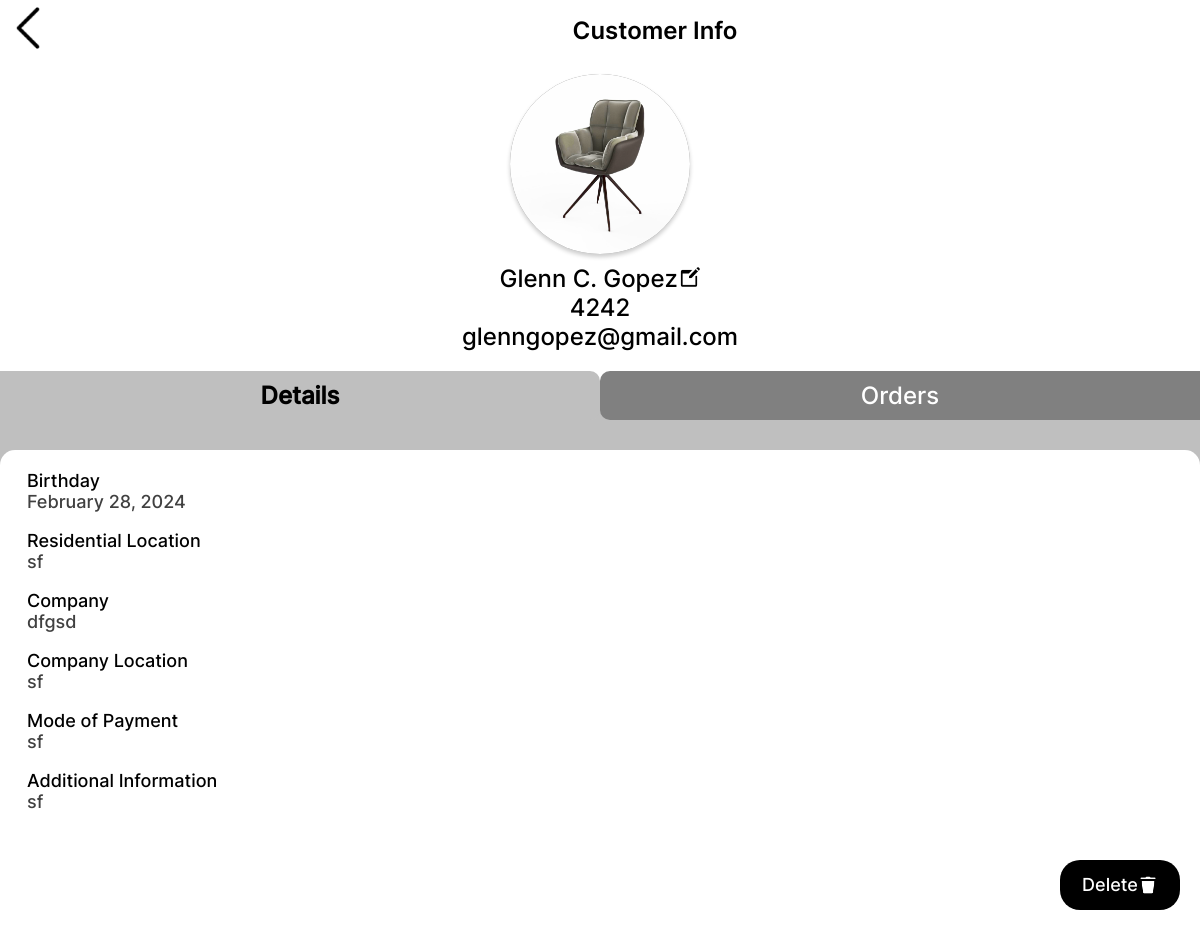
The app's page /customer.php?cust=1 (signed in) with its own data.
### tables this page shows
CREATE TABLE `customers` (
  `CUST_NUM` int(100) NOT NULL,
  `LAST_NAME` varchar(100) NOT NULL,
  `FIRST_NAME` varchar(100) NOT NULL,
  `MIDDLE_NAME` varchar(100) NOT NULL,
  `BIRTHDAY` date NOT NULL,
  `COMPANY` varchar(100) NOT NULL,
  `COMPANY_LOCATION` varchar(100) NOT NULL,
  `PHONE` varchar(15) NOT NULL,
  `EMAIL` varchar(100) NOT NULL,
  `RESIDENT_LOCATION` varchar(100) NOT NULL,
  `MODE_OF_PAY` varchar(20) NOT NULL,
  `ADD_INFO` varchar(200) NOT NULL,
  `IMG` varchar(100) NOT NULL
);

### customer.php (the view, shortened to what this page needs)
<?php require 'connectDB.php';
$cust_num = $_GET['cust'];
$data = "SELECT * FROM orders o
        JOIN customer_orders co ON o.ORDER_NUM = co.ORDER_NUM
        JOIN furnitures f ON co.FURNITURE_ID = f.FURNITURE_ID
        JOIN customers c ON o.CUST_NUM = c.CUST_NUM
        WHERE c.CUST_NUM = $cust_num";
$result = $connection->query($data);
if($result->num_rows > 0) {
    $row = $result->fetch_assoc();
    $customer = $row;
}
else {
    $data = "SELECT * FROM customers WHERE CUST_NUM = '$cust_num'";
    $result = $connection->query($data);
    $row = $result->fetch_assoc();
    $customer = $row;
}
?>
<!DOCTYPE html>
<html lang="en">
<head>
    <link rel="stylesheet" href="customer.css">
</head>
<body>
<nav class="site-nav grid">
    <a href="index.php"><img src="assets/img/Back.png" alt=""></a>
    <p>Customer Info</p>
</nav>
<section>
<?php
echo'<div class="primary">
    <img class="prof-img" src="assets/customer_img/' . $customer["IMG"] . '" alt="">
    <div class="name"><p>' . $customer["FIRST_NAME"]. " ". $customer["MIDDLE_NAME"][0] . ". ". $customer["LAST_NAME"] . '</p>
    <a href="customerEdit.php?cust='?><?php echo $cust_num ?>"><?php echo '
        <img class="icon" src="assets/img/edit.png" alt=""></a></div>
    <p>' . $customer["PHONE"] . '</p>
    <p>' . $customer["EMAIL"] . '</p>
</div>'
?>
</section>
<section class="addinfo">
    <div class="tabs-titles">
        <p id="detail" class="tab-title active-title">Details</p>
        <p id="order" class="tab-title">Orders</p>
    </div>
    <div class="contents-container">
    <div class="tab-contents  active-tab" id="details">
         <?php echo'
         <p class="subtitle">Birthday</p>
         <p class="info"> ' . date("F d, Y", strtotime($customer["BIRTHDAY"] )). '</p>
         <p class="subtitle">Residential Location</p>
         <p class="info">' . $customer["RESIDENT_LOCATION"] . '</p>
         <p class="subtitle">Company</p>
         <p class="info">' . $customer["COMPANY"] . '</p>
         <p class="subtitle">Company Location</p>
         <p class="info">' . $customer["COMPANY_LOCATION"] . '</p>
         <p class="subtitle">Mode of Payment</p>
         <p class="info">' . $customer["MODE_OF_PAY"] . '</p>
         <p class="subtitle">Additional Information</p>
         <p class="info">' . $customer["ADD_INFO"] . '</p>
         '?>
         <a href="deletecustomer.php?cust=<?php echo $cust_num ?>" onClick="javascript:return confirm('Are you sure to delete this?')">
         <div class="dlt-btn">
            <p class="dlt-text">Delete</p><img class="icon" src="assets/img/delete.png" alt="delete">
         </div></a>
        </div>
    </div>
</section>
</body>
</html>

### customer.css (style rules this page uses)
:root { --primary: #000000; --secondary: #FFFFFF; --button_color: #d9d9d9; --nav_grayed: #808080; --nav_selected: #bfbfbf; --table_text: #404040; }
body,p,a,ul,li,h1 { margin: 0; padding: 0; text-decoration: none; }
body { background-color: var(--secondary); overflow-x: hidden; font-family: 'Inter Medium'; padding-top: 53.75px; }
p { color: #000000; font-size: 1.2em; font-family: "Inter Medium"; text-align: center; margin: 0 auto; }
.grid { display: grid; grid-template-columns: repeat(8, 1fr); }
.site-nav { width: 100%; background: var(--secondary); position: fixed; top: 0px; z-index: 100; }
.site-nav a { grid-column: 1/2; }
.site-nav a img { width: 2.8em; height: 2.8em; }
.site-nav p { grid-column: 2/9; white-space: nowrap; margin: auto auto; font-family: 'Inter SemiBold'; margin-left: calc(50% - 20px); transform: translateX(-50%); }
section { display: block; margin-top: 1em; }
.prof-img { display: flex; width: 9em; height: 9em; border-radius: 50%; margin: 0 auto 0.5em; background: var(--nav_grayed); box-shadow: 0 3px 4px rgba(0, 0, 0, 0.2); }
section.addinfo { background:var(--nav_selected); }
.primary p { margin:0; }
.primary .name { display: flex; margin:auto; justify-content: center; align-items: baseline; }
.icon { max-height: 1em; }
.tabs-titles { width: 100%; display: flex; text-align: center; background: linear-gradient(0deg, var(--nav_selected) 50%, var(--secondary) 50%); }
.tabs-titles p:nth-child(1) { border-radius: 0 10px 10px 0; }
.tabs-titles p:nth-child(2) { border-radius: 10px 0 0 10px; }
.tab-title { background: var(--nav_grayed); width:100%; padding:10px 0px; color: var(--secondary); }
.active-title { background: var(--nav_selected); color: var(--primary); outline:none; font-weight: bold; }
.contents-container { position: relative; margin-top:1.5em; padding-top: 1em; background: var(--secondary); border-radius: 15px 15px 0 0; }
.tab-contents { z-index: 99; width:100vw; visibility: hidden; position:fixed; }
.active-tab { top: 1em; position: absolute; visibility: visible; }
#details { padding-bottom: 5em; }
#details .info, .subtitle { margin: 0 1.5em; text-align: left; font-size: .9em; color:var(--table_text); }
#details .subtitle { color:#000000; }
#details .info { margin-bottom: 1em; }
.dlt-btn { background: var(--primary); position: absolute; display: flex; border-radius: 20px; margin-top: 4em; width: 6em; height: 2.5em; flex-wrap: wrap; justify-content: center; align-content: center; align-items: center; bottom:1em; right:1em; }
.dlt-text { color: var(--secondary); margin:0 0; font-size: .9em; font-weight: 100; }
@media screen and (min-width: 960px) { body { font-size: 18px; } }
@media screen and (min-width: 1200px) { body { font-size: 20px; } }

### records on screen
customers: IMG (picture), FIRST_NAME "Glenn", MIDDLE_NAME "C", LAST_NAME "Gopez", PHONE "4242", EMAIL "glenngopez@gmail.com", BIRTHDAY "February 28, 2024", RESIDENT_LOCATION "sf", COMPANY "dfgsd", COMPANY_LOCATION "sf", MODE_OF_PAY "sf", ADD_INFO "sf"
